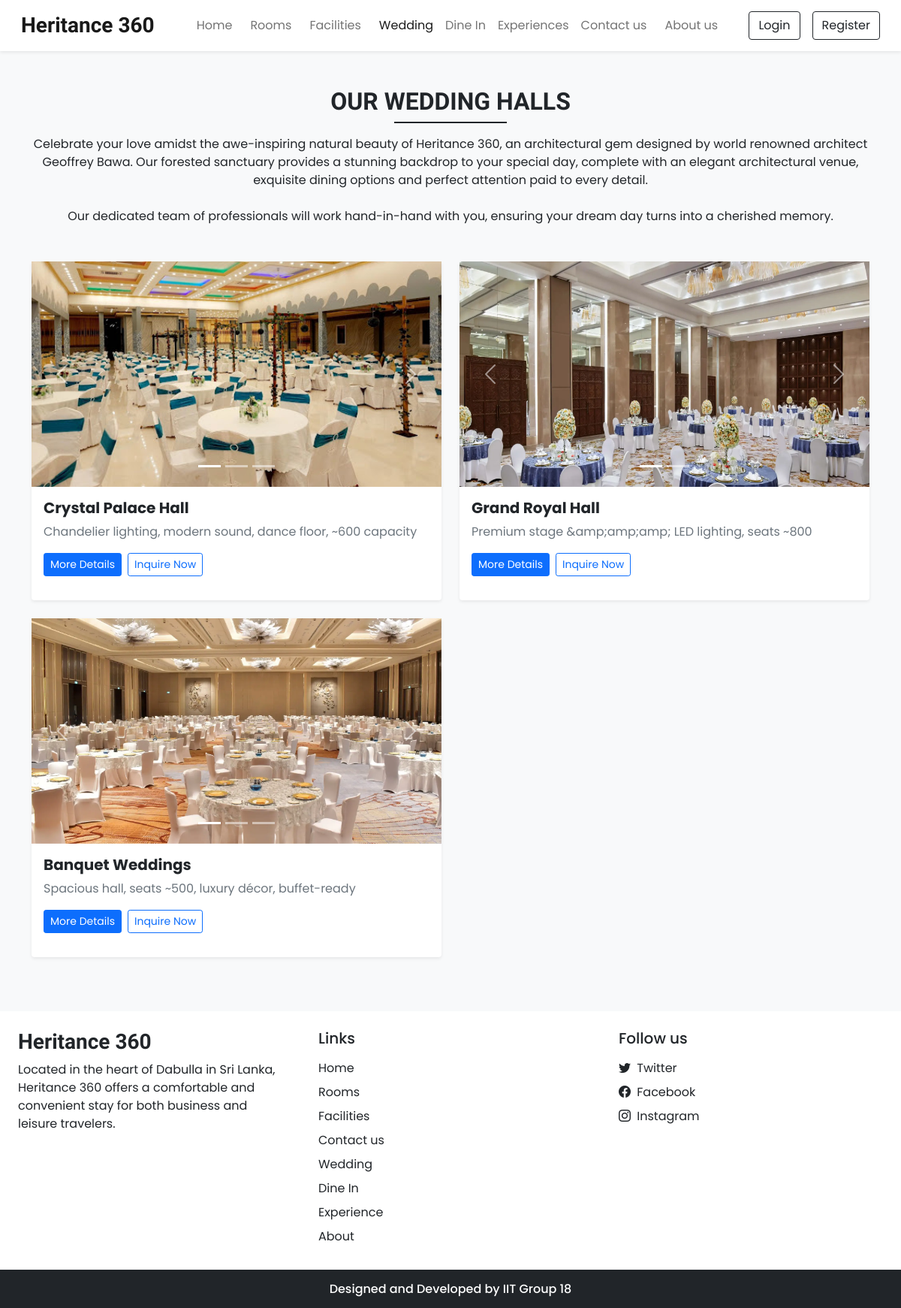
Page /wedding_halls.php on the committed database.
### tables this page shows
CREATE TABLE `settings` (
  `sr_no` int NOT NULL,
  `site_title` varchar(50) NOT NULL,
  `site_about` varchar(250) NOT NULL,
  `shutdown` tinyint(1) NOT NULL
);

CREATE TABLE `wedding_images` (
  `id` int NOT NULL,
  `wedding_id` int NOT NULL,
  `image_path` varchar(255) NOT NULL,
  `created_at` datetime NOT NULL DEFAULT CURRENT_TIMESTAMP
);

CREATE TABLE `wedding_halls` (
  `id` int NOT NULL,
  `name` varchar(255) NOT NULL,
  `description` text NOT NULL,
  `package_pdf` varchar(255) DEFAULT NULL,
  `created_at` datetime NOT NULL DEFAULT CURRENT_TIMESTAMP,
  `updated_at` datetime NOT NULL DEFAULT CURRENT_TIMESTAMP ON UPDATE CURRENT_TIMESTAMP
);

### admin/inc/db_config.php (called while the page is built, shortened)
<?php
  function select($sql,$values,$datatypes)
  {
    $con = $GLOBALS['con'];
    if($stmt = mysqli_prepare($con,$sql))
    {
      if (!empty($values) && !empty($datatypes)) {
      mysqli_stmt_bind_param($stmt, $datatypes, ...$values);
    }
      if(mysqli_stmt_execute($stmt)){
        $res = mysqli_stmt_get_result($stmt);
        return $res;
      }
      else{
        mysqli_stmt_close($stmt);
        die("Query cannot be executed - Select");
      }
    }
    else{
      die("Query cannot be prepared - Select");
    }
  }
?>

### wedding_halls.php (the view, shortened to what this page needs)
<?php
require_once('admin/inc/db_config.php');
$wedding_halls = [];
try {
    $wedding_halls_query = "SELECT * FROM wedding_halls ORDER BY created_at DESC";
    $wedding_halls_result = select($wedding_halls_query, [], '');
    if ($wedding_halls_result) {
        while ($row = mysqli_fetch_assoc($wedding_halls_result)) {
            $wedding_halls[] = $row;
        }
    }
} catch (Exception $e) {
    $wedding_halls = [];
}
?>
<!DOCTYPE html>
<html lang="en">
<head>
    <?php require('inc/links.php'); ?>
</head>
<body class="bg-light">
    <?php require('inc/header.php'); ?>
    <div class="my-5 px-4">
        <h2 class="fw-bold h-font text-center">OUR WEDDING HALLS</h2>
        <div class="h-line bg-dark"></div>
        <p class="text-center mt-3">
            Celebrate your love amidst the awe-inspiring natural beauty of Heritance 360, an architectural gem designed
            by world renowned architect Geoffrey Bawa. Our forested sanctuary provides a stunning backdrop to your special day,
            complete with an elegant architectural venue, exquisite dining options and perfect attention paid to every detail.
            <br><br>
            Our dedicated team of professionals will work hand-in-hand with you, ensuring your dream day turns into a cherished memory.
        </p>
    </div>
    <div class="container">
        <div class="row">
            <?php if (empty($wedding_halls)): ?>
                <div class="col-12">
                    <div class="alert alert-info text-center">
                        <h4>No wedding halls available at the moment.</h4>
                        <p>Please check back later or contact us for more information.</p>
                    </div>
                </div>
            <?php else: ?>
                <?php foreach ($wedding_halls as $hall): ?>
                    <div class="col-lg-6 col-md-12 mb-4">
                        <div class="card border-0 shadow-sm h-100">
                            <div class="card-body p-0">
                                <div id="carousel-<?php echo $hall['id']; ?>" class="carousel slide" data-bs-ride="carousel">
                                    <div class="carousel-indicators">
                                        <?php
                                        $images = [];
                                        try {
                                            $images_query = "SELECT * FROM wedding_images WHERE wedding_id = ? ORDER BY id ASC";
                                            $images_result = select($images_query, [$hall['id']], 'i');
                                            if ($images_result) {
                                                while ($image_row = mysqli_fetch_assoc($images_result)) {
                                                    $images[] = $image_row;
                                                }
                                            }
                                        } catch (Exception $e) {
                                            $images = [];
                                        }
                                        if (!empty($images)):
                                            foreach ($images as $index => $image):
                                        ?>
                                                <button type="button" data-bs-target="#carousel-<?php echo $hall['id']; ?>"
                                                    data-bs-slide-to="<?php echo $index; ?>"
                                                    class="<?php echo $index === 0 ? 'active' : ''; ?>"></button>
                                        <?php
                                            endforeach;
                                        endif;
                                        ?>
                                    </div>
                                    <div class="carousel-inner">
                                        <?php
                                        if (!empty($images)):
                                            foreach ($images as $index => $image):
                                        ?>
                                                <div class="carousel-item <?php echo $index === 0 ? 'active' : ''; ?>">
                                                    <img src="<?php echo WEDDING_IMG_PATH . $image['image_path']; ?>"
                                                        class="d-block w-100" style="height: 300px; object-fit: cover;"
                                                        alt="<?php echo htmlspecialchars($hall['name']); ?>">
                                                </div>
                                            <?php
                                            endforeach;
                                        endif; ?>
                                    </div>
                                    <?php if (count($images) > 1): ?>
                                        <button class="carousel-control-prev" type="button" data-bs-target="#carousel-<?php echo $hall['id']; ?>" data-bs-slide="prev">
                                            <span class="carousel-control-prev-icon"></span>
                                        </button>
                                        <button class="carousel-control-next" type="button" data-bs-target="#carousel-<?php echo $hall['id']; ?>" data-bs-slide="next">
                                            <span class="carousel-control-next-icon"></span>
                                        </button>
                                    <?php endif; ?>
                                </div>
                                <div class="card-body">
                                    <h5 class="card-title fw-bold"><?php echo htmlspecialchars($hall['name']); ?></h5>
                                    <p class="card-text text-muted">
                                        <?php echo nl2br(htmlspecialchars(substr($hall['description'], 0, 150))); ?>
                                    </p>
                                    <div class="d-flex gap-2 mb-3">
                                        <?php if ($hall['package_pdf']): ?>
                                            <a href="<?php echo WEDDING_PDF_PATH . $hall['package_pdf']; ?>"
                                                target="_blank" class="btn btn-primary btn-sm">
                                                More Details
                                            </a>
                                        <?php endif; ?>
                                        <button type="button" class="btn btn-outline-primary btn-sm"
                                            data-bs-toggle="modal" data-bs-target="#contactModal-<?php echo $hall['id']; ?>">
                                            Inquire Now
                                        </button>
                                    </div>
                                </div>
                            </div>
                        </div>
                    </div>
                <?php endforeach; ?>
            <?php endif; ?>
        </div>
    </div>
    <?php require('inc/footer.php'); ?>
</body>
</html>

### inc/header.php (shortened to what this page needs)
<nav id="nav-bar" class="navbar navbar-expand-lg navbar-light bg-white px-lg-3 py-lg-2 shadow-sm sticky-top">
  <div class="container-fluid">
    <a class="navbar-brand me-5 fw-bold fs-3 h-font" href="index.php"><?php echo $settings_r['site_title'] ?></a>
    <div class="collapse navbar-collapse" id="navbarSupportedContent">
      <ul class="navbar-nav me-auto mb-2 mb-lg-0">
        <li class="nav-item">
          <a class="nav-link me-2" href="index.php">Home</a>
        </li>
        <li class="nav-item">
          <a class="nav-link me-2" href="rooms.php">Rooms</a>
        </li>
        <li class="nav-item">
          <a class="nav-link me-2" href="facilities.php">Facilities</a>
        </li>
        <li class="nav-item">
          <a class="nav-link" href="wedding_halls.php">Wedding</a>
        </li>
        <li class="nav-item">
          <a class="nav-link" href="dine_in.php">Dine In</a>
        </li>
        <li class="nav-item">
          <a class="nav-link" href="experience.php">Experiences</a>
        </li>
        <li class="nav-item">
          <a class="nav-link me-2" href="contact.php">Contact us</a>
        </li>
        <li class="nav-item">
          <a class="nav-link" href="about.php">About us</a>
        </li>
      </ul>
      <div class="d-flex">
        <?php
          if(isset($_SESSION['login']) && $_SESSION['login']==true)
          {
            $path = USERS_IMG_PATH;
            echo<<<data
              <div class="btn-group">
                <button type="button" class="btn btn-outline-dark shadow-none dropdown-toggle" data-bs-toggle="dropdown" data-bs-display="static" aria-expanded="false">
                  <img src="$path$_SESSION[uPic]" style="width: 25px; height: 25px;" class="me-1 rounded-circle">
                  $_SESSION[uName]
                </button>
                <ul class="dropdown-menu dropdown-menu-lg-end">
                  <li><a class="dropdown-item" href="profile.php">Profile</a></li>
                  <li><a class="dropdown-item" href="bookings.php">Bookings</a></li>
                  <li><a class="dropdown-item" href="logout.php">Logout</a></li>
                </ul>
              </div>
            data;
          }
          else
          {
            echo<<<data
              <button type="button" class="btn btn-outline-dark shadow-none me-lg-3 me-2" data-bs-toggle="modal" data-bs-target="#loginModal">
                Login
              </button>
              <button type="button" class="btn btn-outline-dark shadow-none" data-bs-toggle="modal" data-bs-target="#registerModal">
                Register
              </button>
            data;
          }
        ?>
      </div>
    </div>
  </div>
</nav>

### inc/footer.php (shortened to what this page needs)
<div class="container-fluid bg-white mt-5">
    <div class="row">
        <div class="col-lg-4 p-4">
            <h3 class="h-font fw-bold fs-3 mb-2"><?php echo $settings_r['site_title'] ?></h3>
            <p>
                <?php echo $settings_r['site_about'] ?>
            </p>
        </div>
        <div class="col-lg-4 p-4">
            <h5 class="mb-3">Links</h5>
            <a href="index.php" class="d-inline-block mb-2 text-dark text-decoration-none">Home</a> <br>
            <a href="rooms.php" class="d-inline-block mb-2 text-dark text-decoration-none">Rooms</a> <br>
            <a href="facilities.php" class="d-inline-block mb-2 text-dark text-decoration-none">Facilities</a> <br>
            <a href="contact.php" class="d-inline-block mb-2 text-dark text-decoration-none">Contact us</a> <br>
            <a href="wedding_halls.php" class="d-inline-block mb-2 text-dark text-decoration-none">Wedding</a><br>
            <a href="dine_in.php" class="d-inline-block mb-2 text-dark text-decoration-none">Dine In</a><br>
            <a href="experience.php" class="d-inline-block mb-2 text-dark text-decoration-none">Experience</a><br>
            <a href="about.php" class="d-inline-block mb-2 text-dark text-decoration-none">About</a><br>
        </div>
        <div class="col-lg-4 p-4">
            <h5 class="mb-3">Follow us</h5>
            <?php
            if ($contact_r['tw'] != '') {
                echo <<<data
              <a href="$contact_r[tw]" class="d-inline-block text-dark text-decoration-none mb-2">
                <i class="bi bi-twitter me-1"></i> Twitter
              </a><br>
            data;
            }
            ?>
            <a href="<?php echo $contact_r['fb'] ?>" class="d-inline-block text-dark text-decoration-none mb-2">
                <i class="bi bi-facebook me-1"></i> Facebook
            </a><br>
            <a href="<?php echo $contact_r['insta'] ?>" class="d-inline-block text-dark text-decoration-none">
                <i class="bi bi-instagram me-1"></i> Instagram
            </a><br>
        </div>
    </div>
</div>
<h6 class="text-center bg-dark text-white p-3 m-0">Designed and Developed by IIT Group 18</h6>

### css/common.css (style rules this page uses)
:root { --teal: #2ec1ac; --teal_hover: #279e8c; }
* { font-family: 'Poppins', sans-serif; }
.h-font { font-family: 'Merienda', cursive; }
.h-line { width: 150px; margin: 0 auto; height: 1.7px; }

### rows in the picture
settings: site_title "Heritance 360", site_about "Located in the heart of Dabulla in Sri Lanka, Heritance 360 offers a comfortable and convenient stay for both business and leisure travelers."
wedding_halls: name "Crystal Palace Hall", description "Chandelier lighting, modern sound, dance floor, ~600 capacity"
wedding_images: image_path (picture)
wedding_halls: name "Grand Royal Hall", description "Premium stage &amp;amp;amp; LED lighting, seats ~800"
wedding_images: image_path (picture)
wedding_halls: name "Banquet Weddings", description "Spacious hall, seats ~500, luxury décor, buffet-ready"
wedding_images: image_path (picture)
